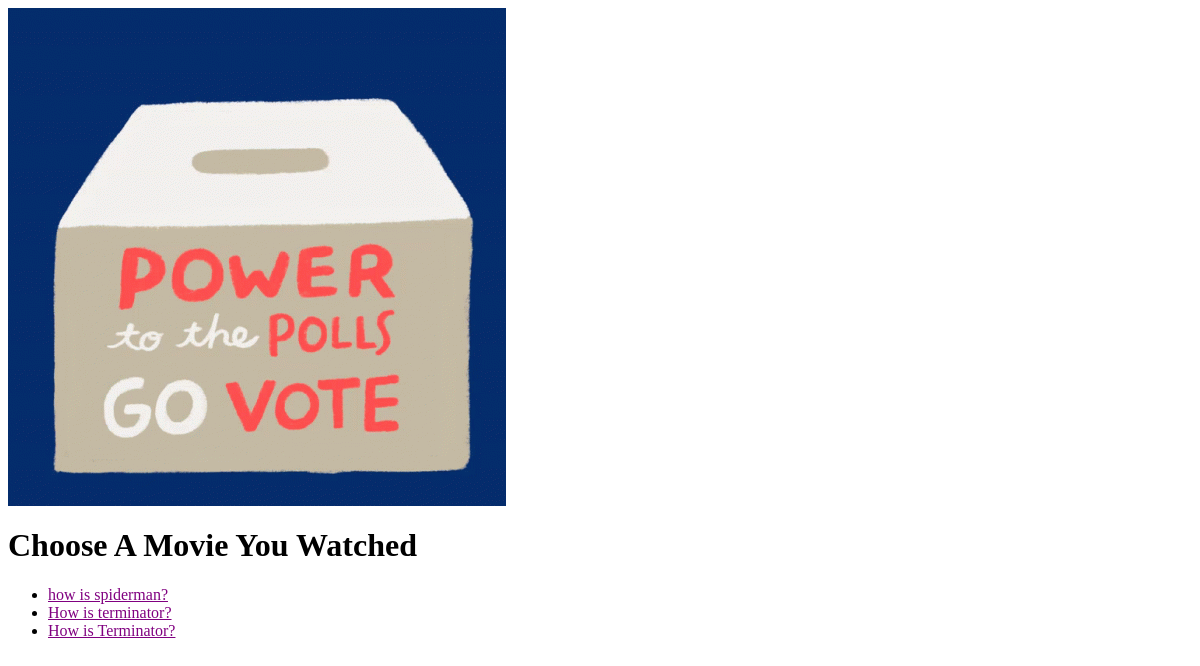
/polls/, run on an earlier commit of the app's database.
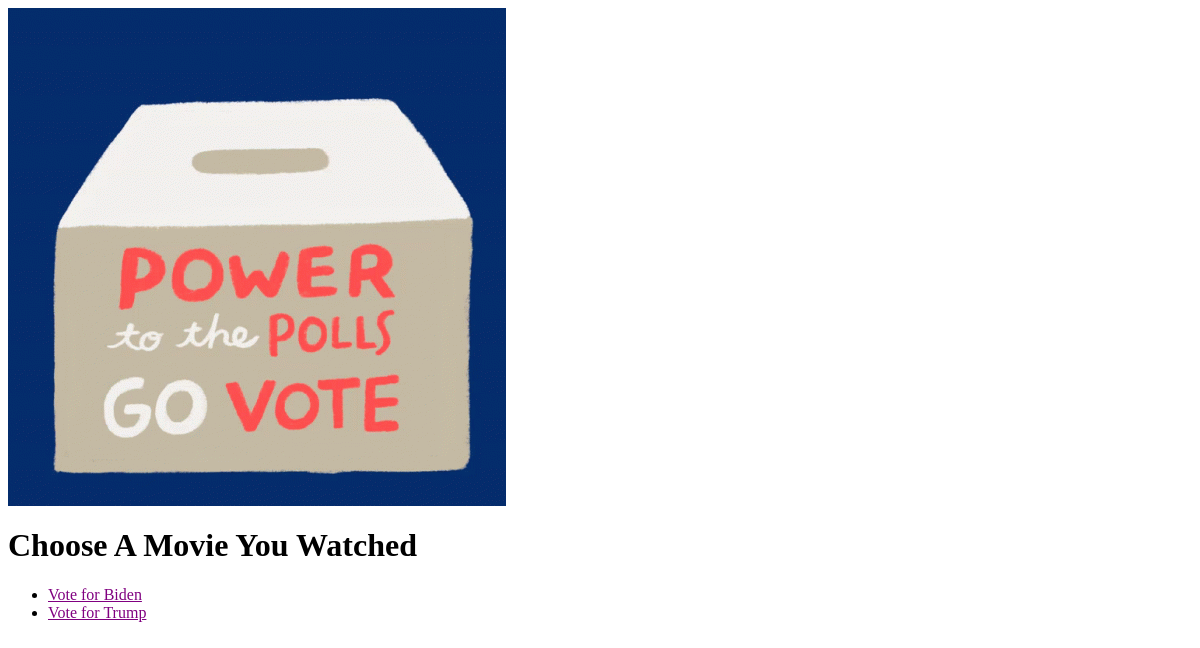
And on a later commit of the database.
### polls/models.py (models this page shows, shortened)
class Question(models.Model):
    question_text = models.CharField(max_length=200)
    pub_date = models.DateTimeField('date posted')

### polls/views.py (the view)
# urls.py: path('', views.IndexView.as_view(), name='index'),
class IndexView(generic.ListView):
    template_name = 'polls/index.html'
    context_object_name = 'latest_question_list'
    def get_queryset(self):
        return Question.objects.order_by('-pub_date')[:5]

### polls/templates/polls/index.html (shortened to what this page needs)
{% load static %}
<link rel="stylesheet" type="text/css" href="{% static 'polls/style.css' %}">
<div class = "cover">
<img src = '{%static "polls/images/polls.gif"%}'>
</div>
<h1> Choose A Movie You Watched</h1>
{% if latest_question_list %}
    <ul>
    {% for question in latest_question_list %}
        <li><a href="{% url 'polls:detail' question.id %}">{{ question.question_text }}</a></li>
    {% endfor %}
    </ul>
{% else %}
    <p>No polls are available.</p>
{% endif %}

### polls/static/polls/style.css (style rules this page uses)
li a { color: purple; }

What changed in the data, as far as the page shows it:
removed Question: question_text "how is spiderman?"
removed Question: question_text "How is terminator?"
removed Question: question_text "How is Terminator?"
added Question: question_text "Vote for Biden"
added Question: question_text "Vote for Trump"
